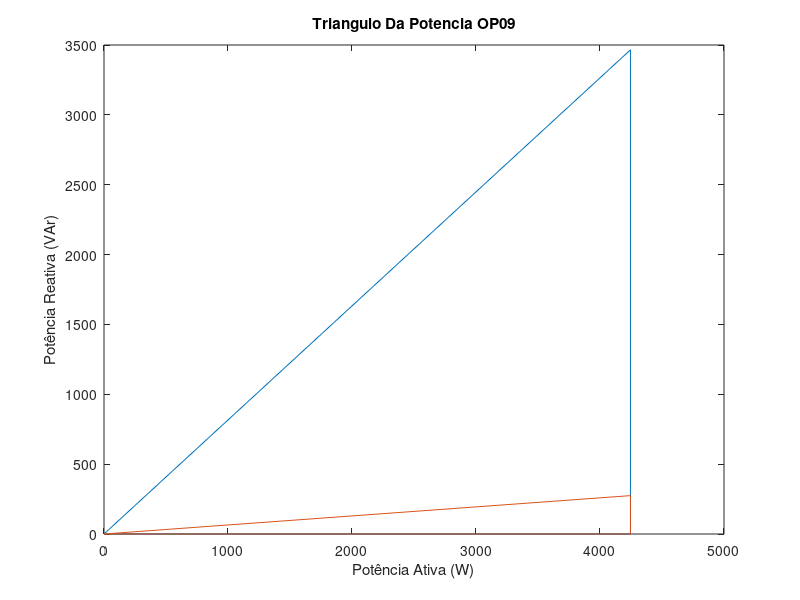

The MATLAB source for this figure:
clear all
clc

%dados da questao
V = 220; % volts
f = 60;  % hertz

%###############################################################################
% MUDANDO OS VALORES DOS MOTORES PARA OBTER O RESULTADO DESEJADO NA COMBINAÇAO
%###############################################################################

%potencia aderida
pot_A = 735.5;
pot_B = 2206.5;

%fatores de potencia por rendimento% do motor
fp50_A = 0.68;
fp75_A = 0.77;
fp100_A = 0.83;

fp50_B = 0.56;
fp75_B = 0.68;
fp100_B = 0.76;

%potencia ativa P por rendimento% do motor
P50_A = (pot_A*(50/100))/(77/100);
P75_A = (pot_A*(75/100))/(81/100);
P100_A = (pot_A*(100/100))/(81.5/100);

P50_B = (pot_B*(50/100))/(61/100);
P75_B = (pot_B*(75/100))/(65/100);
P100_B = (pot_B*(100/100))/(66/100);

################################################################################

%carga S = P + iQ por rendimento% do motor
## S50_A = P50_A*fp50_A + i*P50_A*sin(acos(fp50_A));
## S75_A = P75_A*fp75_A + i*P75_A*sin(acos(fp75_A));
## S100_A = P100_A*fp100_A + i*P100_A*sin(acos(fp100_A));

## S50_B = P50_B*fp50_B + i*P50_B*sin(acos(fp50_B));
## S75_B = P75_B*fp75_B + i*P75_B*sin(acos(fp75_B));
## S100_B = P100_B*fp100_B + i*P100_B*sin(acos(fp100_B));

abs_S50_A = P50_A/fp50_A;
abs_S75_A = P75_A/fp75_A;
abs_S100_A = P100_A/fp100_A;

abs_S50_B = P50_B/fp50_B;
abs_S75_B = P75_B/fp75_B;
abs_S100_B = P100_B/fp100_B;

S50_A = abs_S50_A*exp(j*(acos(fp50_A)));
S75_A = abs_S75_A*exp(j*(acos(fp75_A)));
S100_A = abs_S100_A*exp(j*(acos(fp100_A)));

S50_B = abs_S50_B*exp(j*(acos(fp50_B)));
S75_B = abs_S75_B*exp(j*(acos(fp75_B)));
S100_B = abs_S100_B*exp(j*(acos(fp100_B)));

%carga S das respectivas combinações
OP01 = S50_A + S50_B;
OP02 = S50_A + S75_B;
OP03 = S50_A + S100_B;
OP04 = S75_A + S50_B;
OP05 = S75_A + S75_B;
OP06 = S75_A + S100_B;
OP07 = S100_A + S50_B;
OP08 = S100_A + S75_B;
OP09 = S100_A + S100_B;
disp('Vector do valor S das combinacoes')
vector_OP = [OP01 OP02 OP03 OP04 OP05 OP06 OP07 OP08 OP09]'

%valor absoluto das cargas
S01 = abs(OP01);
S02 = abs(OP02);
S03 = abs(OP03);
S04 = abs(OP04);
S05 = abs(OP05);
S06 = abs(OP06);
S07 = abs(OP07);
S08 = abs(OP08);
S09 = abs(OP09);
disp('Vector do valor abs de S das combinacoes')
vector_S = [S01 S02 S03 S04 S05 S06 S07 S08 S09]'

%fatores de potencias de cada carga
FP01 = real(OP01)/S01;
FP02 = real(OP02)/S02;
FP03 = real(OP03)/S03;
FP04 = real(OP04)/S04;
FP05 = real(OP05)/S05;
FP06 = real(OP06)/S06;
FP07 = real(OP07)/S07;
FP08 = real(OP08)/S08;
FP09 = real(OP09)/S09;
disp('Vector do FS das combinacoes')
vector_FP = [FP01 FP02 FP03 FP04 FP05 FP06 FP07 FP08 FP09]'

%potencia reativa das cargas
Q01 = imag(OP01);
Q02 = imag(OP02);
Q03 = imag(OP03);
Q04 = imag(OP04);
Q05 = imag(OP05);
Q06 = imag(OP06);
Q07 = imag(OP07);
Q08 = imag(OP08);
Q09 = imag(OP09);
disp('Vector Q das combinacoes')
vector_Q = [Q01 Q02 Q03 Q04 Q05 Q06 Q07 Q08 Q09]'

%calculando o valor da capacitancia para corrigir a potencia reativa
disp('Vector das compensacoes dos capacitores')
capacitor_correcao_geral = (vector_Q)/2*pi*f*V^2

%capacitancia da correcao de menor valor de FP
disp('capacitor da operacao 1, com menor valor de FP')
c_correcao_01 = capacitor_correcao_geral(1,1)

%corrigindo todas as cargas em paralelo com a capacitancia de menor valor de FP
disp('Vector da correcao com uso do capacitor da operacao 1, com menor valor de FP')
OP01_c = OP01 - j*imag(OP01);
OP02_c = OP02 - j*imag(OP01);
OP03_c = OP03 - j*imag(OP01);
OP04_c = OP04 - j*imag(OP01);
OP05_c = OP05 - j*imag(OP01);
OP06_c = OP06 - j*imag(OP01);
OP07_c = OP07 - j*imag(OP01);
OP08_c = OP08 - j*imag(OP01);
OP09_c = OP09 - j*imag(OP01);
vector_OP_c = [OP01_c OP02_c OP03_c OP04_c OP05_c OP06_c OP07_c OP08_c OP09_c]'

%novos valores de fator de potencia apos a correcao da potencia reativa por meio do capacitor
disp('Vector dos FP, apos a correcao com capacitor de menor FP')
FP01_c = (real(OP01_c)/abs(OP01_c));
FP02_c = (real(OP02_c)/abs(OP02_c));
FP03_c = (real(OP03_c)/abs(OP03_c));
FP04_c = (real(OP04_c)/abs(OP04_c));
FP05_c = (real(OP05_c)/abs(OP05_c));
FP06_c = (real(OP06_c)/abs(OP06_c));
FP07_c = (real(OP07_c)/abs(OP07_c));
FP08_c = (real(OP08_c)/abs(OP08_c));
FP09_c = (real(OP09_c)/abs(OP09_c));
vector_FP_c = [FP01_c FP02_c FP03_c FP04_c FP05_c FP06_c FP07_c FP08_c FP09_c]'

%plotando o triangulo de potencia
plot([0 real(OP09) real(OP09) 0],[0 0 imag(OP09) 0],[0 real(OP09_c) real(OP09_c) 0],[0 0 imag(OP09_c) 0])
xlabel('Potência Ativa (W)')
ylabel('Potência Reativa (VAr)')
title('Triangulo Da Potencia OP09')

%salvando o grafico em JPG
saveas(gca, 'grafico_9.jpg', 'jpg')
